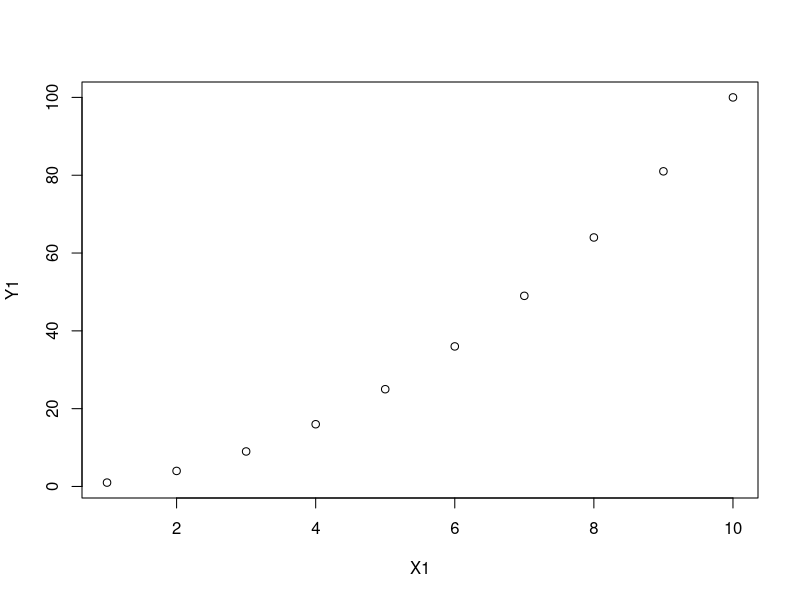
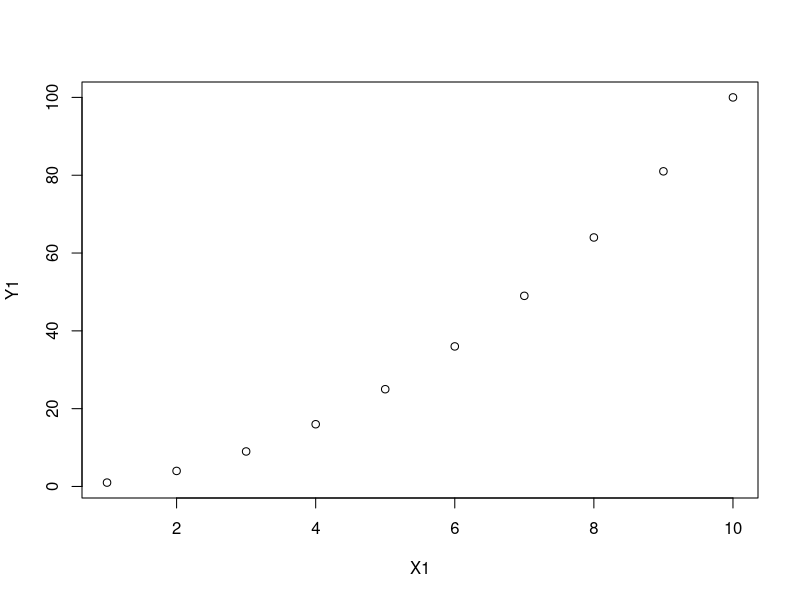
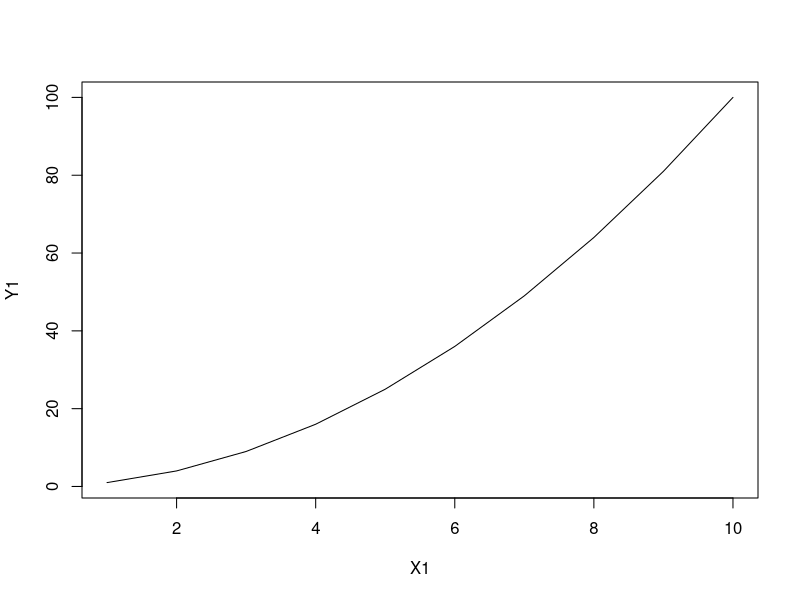
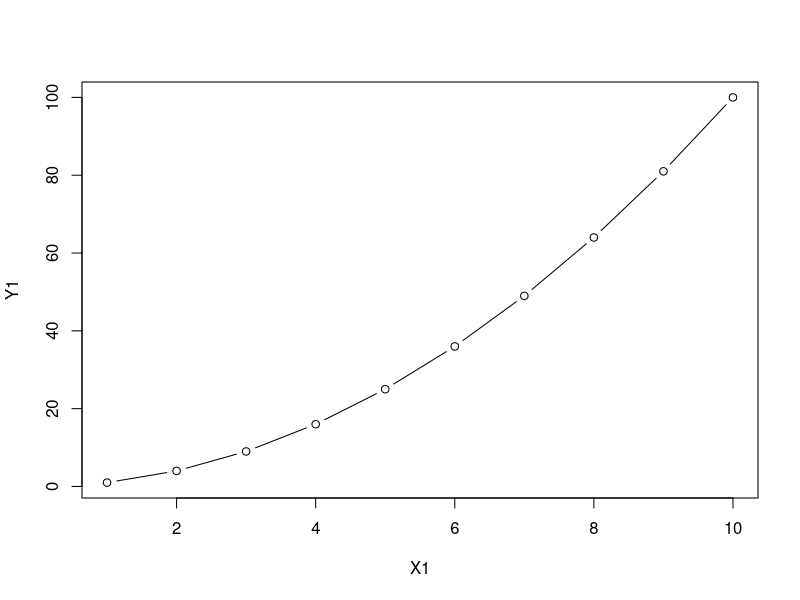
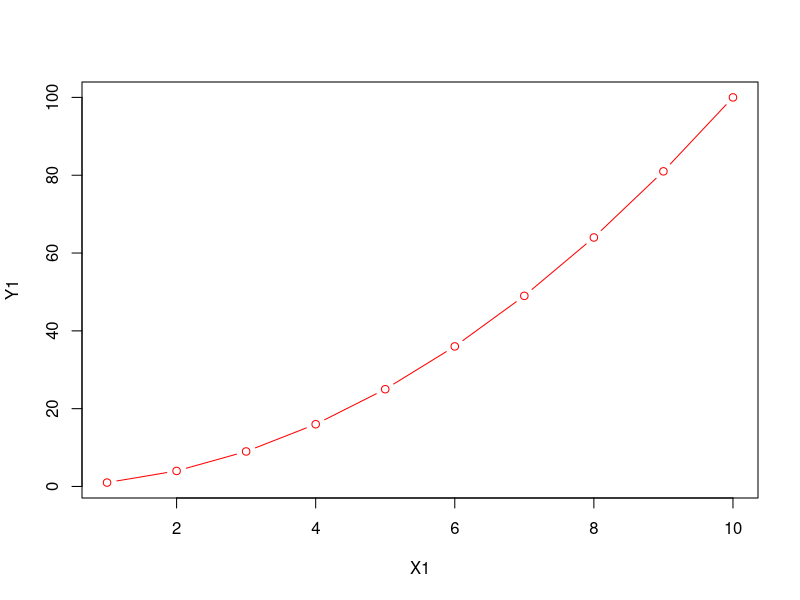
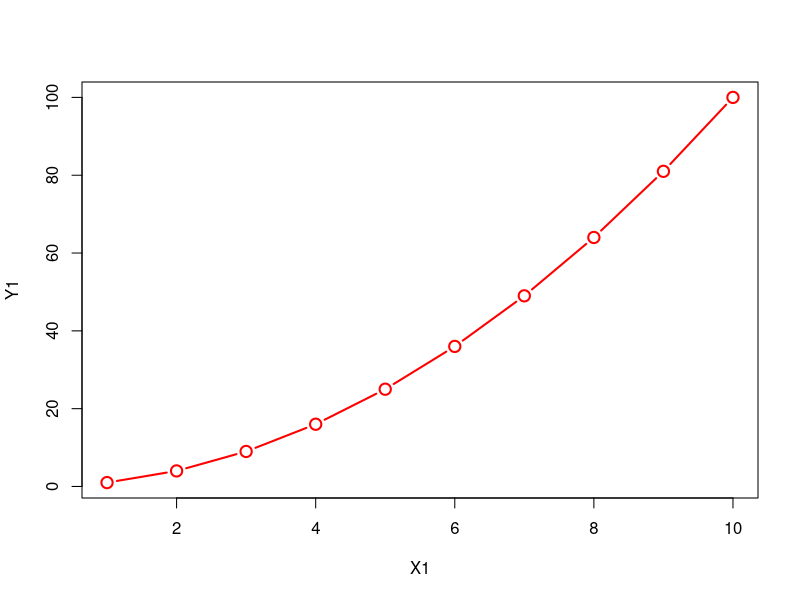
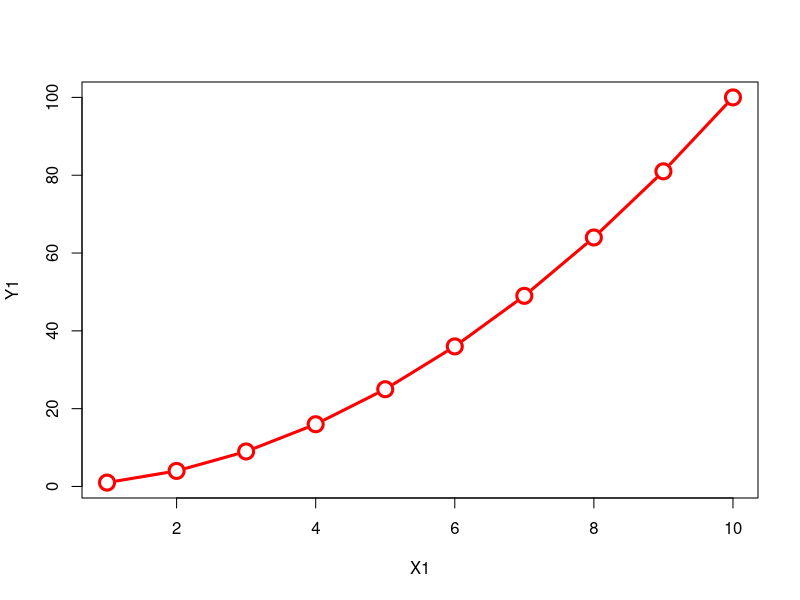
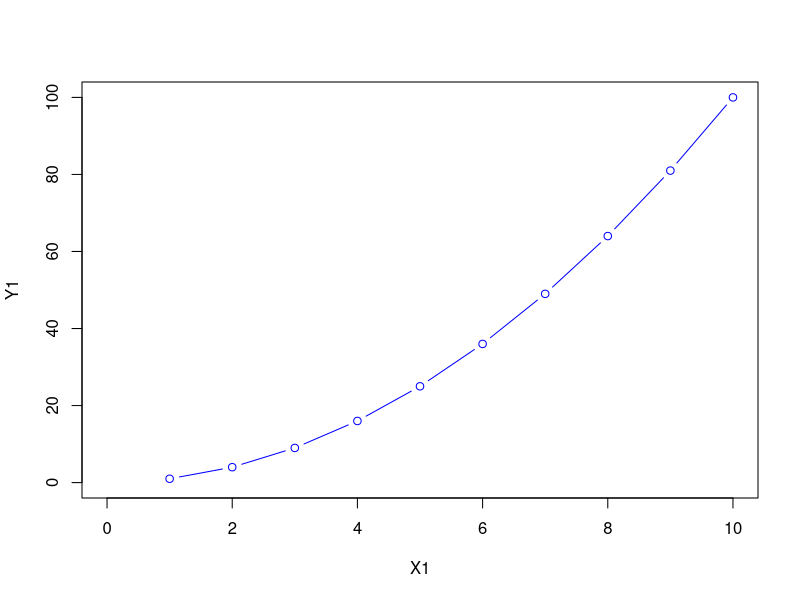

Reproduce these figures in R, in order. (Note: this script raises an error after producing the figures.)
#simple scatterplot----
?plot

X1 = 1:10
Y1 = X1^2
X1
Y1
plot(x=X1 , y=Y1)

#adding linetype
plot(x=X1, y=Y1, type='p') #lty = linetype = points
plot(x=X1, y=Y1, type='l') #lty = linetype = lines
plot(x=X1, y=Y1, type='b') #lty = linetype = both

#adding line width, color and cex(size of point)
plot(x=X1, y=Y1, type='b', lwd= 1, col = 'red', cex=1)
plot(x=X1, y=Y1, type='b', lwd= 2, col = 'red', cex=1.5)
plot(x=X1, y=Y1, type='b', lwd= 3, col = 'red', cex=2)

 #change the limits of x and y xaxis
plot(x=X1, y=Y1, xlim=c(0,10), ylim = c(0,100), type = 'b', cex=1, col='blue')

#using mtcars dataset: plotting mpg and weight
plot(mtcars$wt, mtcars$mpg, col = 'blue', pch = 20, cex=1.5)
plot(mtcars$wt, mtcars$mpg, col = 'blue', pch = 20, cex=1, xlab = 'weight', ylab = 'Mileage', main = 'Weight vs MPG' )

table(mtcars$gear)
table(mtcars$cyl)
x
plot(x = mtcars$wt, y = mtcars$mpg, col = mtcars$cyl, pch = mtcars$gear, cex = 1, xlab = 'Weight', ylab = 'Mileage', main = 'weight vs Mileage')

#add fit lines
abline(lm(mtcars$mpg~mtcars$wt), col="red") #regression line (y~x)
#plotting wt mpg graph and adding legends to it
#X-Weight, Y-Milleage, colore-Cylinder , Shape- Gear , Size - AM : points
lapply(mtcars[,c('cyl','gear','am')], table)#count of each category cols

#you should know this to plan how many colors, shapes, size to choose
plot(x = mtcars$wt, y = mtcars$mpg, col = c(1,2,3), pch = c(20,21,22), cex=c(1,2), xlab = 'Weight' , ylab = 'Mileage' , main = "Weight vs Mileage")


?InsectSprays
InsectSprays

?boxplot
#showing mean of mpg
boxplot(x=mtcars$mpg, col = 'green') #col = column for plotting 
abline(h=mean(mtcars$mpg))

abline(h=quantile(mtcars$mpg))
boxplot(x=mtcars$mpg, col = 'green', horizontal = T)#horizental = directon of boxplot

# boxplot on a formula:
?InsectSprays
boxplot(count ~ spray, data = InsectSprays, col = "lightgray")
# *add* notches (somewhat funny here <--> wrnning "notches.. outside hinges"):
boxplot(count ~ spray, data = InsectSprays,
        notch = T, col = "blue")

#notch is used to compare groupps in the notched boxplot, if two boxes' notces do not overlap this is 
##if we put notch=T,we'll get a warning message by saying " some notches went outside hinges ('box'):maybe set notch=FALSE"


#Using formula for mtcars 
boxplot(mpg ~ cyl, data = mtcars,
        xlab = "Number of cylinders",
        ylab = "Miles per Gallon",
        motch = TRUE,
        main = "Mileage Data",
        col = c("green","yellow","purple"),
        names = c("High","Medium","Low"))



#graph autos with adjacent bars using rainbow colours
cars <- c(1, 3, 6, 4, 9)
trucks <-c(2, 5, 4, 5, 12)
suvs = c(4,4,6,6,16)
autos_data = data.frame(cars,trucks,suvs)
autos_data
barplot(autos_data$cars, main ="Auto Data", xlab = "Days",
        ylab = "Total", names.arg=c("Mon","Tue","wed","Thu","Fri"),
        border="blue", density=c(10,20,30,40,50))

#graph autos with adjactent bar using rainbow colours
barplot(as.matrix(autos_data), main ="autos", ylab = "Tatal",
        beside = T, col = rainbow(5))



legend("topleft", c("Mon","Tue","wed","Thu","Fri"), cex=1,
       byt="n", fill = rainbow(5))

#graph autos (transposing the matrix) using heat colours
#put 10% of the space between each bar, and make labels
#smaller with horizental y-axis lables
autos_data

barplot(t(autos_data),main="Autos", ylab="Total",
        col=heat.colors(3),space=0.1, cex.axis=0.8, las=1,
        names.arg=c("Mon","Tue","Wed","Thu","Fri"),cex=0.8)

legend("topleft", c("Cars","Trucks","Suvs"),cex=1,
       bty="n", fill=heat.colors(3))

legend("top", c("Cars","Trucks","Suvs"),cex=1,
       bty="n", fill=heat.colors(3))

?hist
#Histogrm for a normally distributed data 
hist(rnorm(1000))
hist(rnorm(1000), probability = T)

#histogrm for a skewed data 
hist(islands)#gives results in frequencies
hist(islands,probability = T)#proportion (or probabilities)
hist(islands, breaks = 5, main = "islands histogrm", xlab = "Area range", border = "red", col = "grey")


head(airquality)
hist(airquality$Temp)

#adding label names and title
hist(airquality$Temp,
     main="Temperature Histogram",
     xlab="Temperature",
     ylab="Temperature Frequency",
     las=1)

#adding color to bars
hist(airquality$Temp,
     main="Tempareture Histogram",
     xlab="Temparature",
     ylab="Temperature Frequency",
     las=1,
     col=c("skyblue","chocolate2"))

#removing all the annotation and axis lim and name to give our own
hist(airquality$Temp,
     axes=F,
     ann=F,
     labels=T,
     ylim=c(0,35),
     col = c("skyblue","chocolate2"))


#specifying own annotations
hist(airquality$Temp,
     main="Tempareture Histogram",
     xlab="Temparature",
     ylab="Temperature Frequency",
     las=1,
     col=c("skyblue","chocolate2"),
     xlim=c(55,100),
     ylim=c(0,40),
     density=80)

#giving the number of breaks and adding numbers to the bars
hist(airquality$Temp,
     breaks=20,
     main="Tempareture Histogram",
     xlab="Temparature",
     ylab="Temperature Frequency",
     las=1,
     col=c("skyblue","chocolate2"),
     labels = T,
     ylim=c(0,25)
)

#changing frequency on y axis to density/probability values; removing labels also as they are in freq value only and adding density line
hist (airquality$Temp,
      breaks = 20,
      freq=F,
      main="Tempareture Histogram",
      xlab="Temparature",
      ylab="Temperature Frequency",
      las=1,
      col=c("skyblue","chocolate2"),
      labels = T,
)

lines(density(airquality$Temp),
      lwd=4,col="red")

hist(airquality$Temp,
     breaks=20,
     main="Tempareture Histogram",
     xlab="Temparature",
     ylab="Temperature Frequency",
     las=1,
     col=c("skyblue","chocolate2"),
     labels = T,
     ylim=c(0,25) )

#pie chart ----
#pie chart are used to show parts of whole
#represents numbers in percentages are the total sum all the divided segments equal 100 percent

#create a pie chart for cars
cars <- c(1, 3, 6, 4, 9)
pie(cars)

#custom colors and labels
pie(cars, main = "Cars", col = rainbow(length(cars)),
    labels = c("Mon","Tue","Wed","Thu","Fri"))

#define some colours ideal for black & white print
colors <- c("white","grey70","grey90","grey50","black")

#calculate the percentage for each day , rounded to one 
#decimal place
car_labels <- round(cars/sum(cars) * 100, 1)
car_labels
#concatenate a '%' char after each value
car_labels <- paste(car_labels,"%", sep = " ")
car_labels

# and labels
pie(cars, main = "Cars", col = colors, labels = car_labels,
    cex=0.8)
# create a legend at the right 
legend('topright', c("Mon","Tue","Wed","Thu","Fri"), cex=0.8,
       fill = colors)
#3D Exploded pie chart
library(plotrix)
slices <- c(10,12,4,16,8)
lbls <-c("US","UK","AUS","GER","FRNS")
pie3D(slices,labels = lbls,explode = 0.2,
      main = "pie chart of Countries")

#GGPlot2 ----
library(ggplot2)
library(dplyr)

mtcars

#SCATTER PLOT ----

#basic scatter plot (wt vs mpg)
plot(mtcars$wt, mtcars$mpg)

#1st layer of ggplot - creating base for plotting
ggplot(data = mtcars, aes(x=wt, y=mpg))

#adding geometry to graph
ggplot(data = mtcars, aes(x=wt, y=mpg)) + geom_point()

#adding aesthetics : color, size and shape of point
ggplot(data = mtcars, aes(x=wt, y=mpg)) + geom_point(color='red', size=3)
ggplot(data = mtcars, aes(x=wt, y=mpg)) + geom_point(color='red', size=3, shape = 20)
head(mtcars)
table(mtcars)
table(mtcars$gear)
table(mtcars$carb)
table(mtcars$am)

#adding different dimensions of ggplot now : adding col as per no, of cyl
#ggplot(data = mtcars, aes(x=wt, y=mpg)) + geom_point(color = cyl, size=3, shape=20) Error
ggplot(data = mtcars, aes(x=wt, y=mpg)) + geom_point(aes(color = cyl), size=3, shape=20)
ggplot(data = mtcars, aes(x=wt, y=mpg)) + geom_point(aes(color = factor(cyl)), size = 3,
                                                     shape = 20)

#adding different dimensions to ggplot now : adding size as per types of transmission 
ggplot(data = mtcars, aes(x=wt, y=mpg)) + geom_point(aes(color = factor(cyl), size = factor(am)), shape = 20)

#adding different dimensions to ggplot now : adding size as per types of transmission 
ggplot(data = mtcars, aes(x=wt, y=mpg)) + geom_point(aes(color = factor(cyl), size = factor(am), shape = factor(gear)))

#adding labales to the graph 
ggplot(data = mtcars, aes(x=wt, y=mpg)) + geom_point(aes(shape=factor(gear), size=factor(am), color=factor(
cyl))) + labs(title = 'Adding dimensions to graph', subtitle = 'Scatter Plot', x='weight', y='Mileage')














